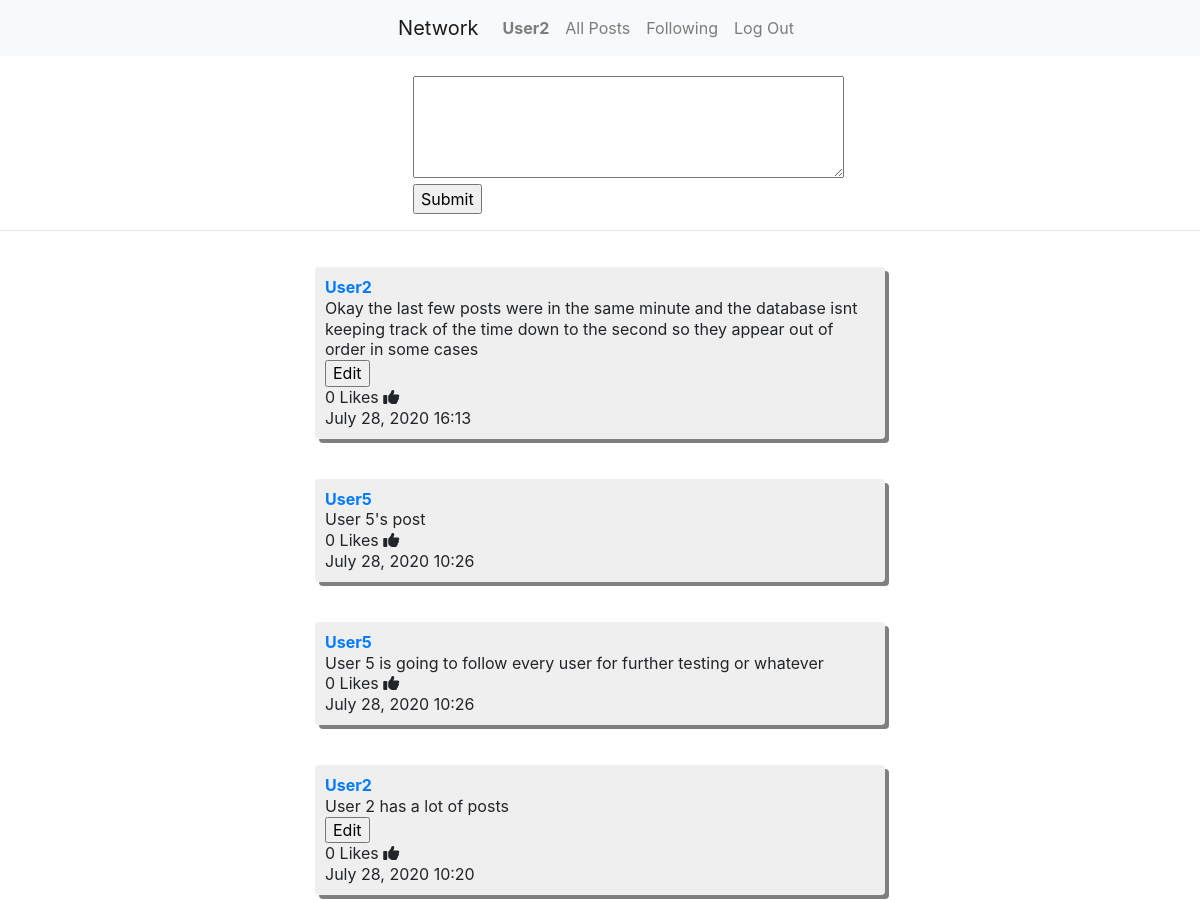
Page / (signed in, upper part) on the earlier database version.
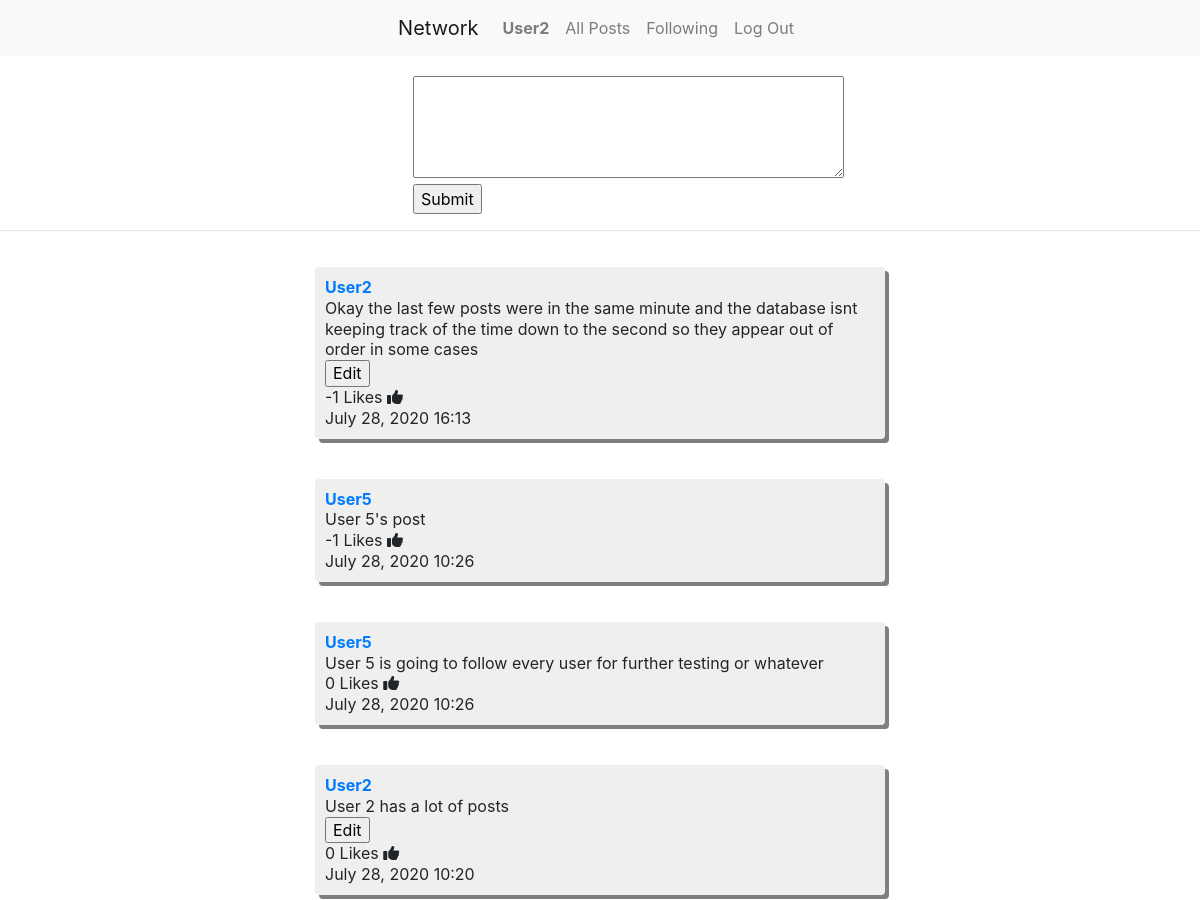
Same page on the later database version.
### network/models.py (models this page shows, shortened)
class Post(models.Model):
    user = models.ForeignKey(User, on_delete=models.CASCADE, related_name="auth")
    post = models.CharField(max_length = 140)
    likes = models.IntegerField(default=0, blank=True, null=True)
    time = models.CharField(max_length = 40, null=True)
    class Meta:
        ordering = ['-time']

class User(AbstractUser):
    pass

### network/views.py (the view, shortened to what this page needs)
# urls.py: path("", views.index, name="index"),
def index(request):
    msg = "please log in"
    posts = Post.objects.all()
    paginator = Paginator(posts, 10)
    page = request.GET.get('page')
    posts = paginator.get_page(page)
    return render(request, "network/index.html", {
    "posts": posts,
    "msg": msg
    })

### network/templates/network/index.html (shortened to what this page needs)
{% extends "network/layout.html" %}
{% block body %}
{% if user.is_authenticated %}
<div class="container">
  <div class="row justify-content-center">
    <div class="new_post" style="margin-left: 5%;">
      <form class="" action="" method="post">
        <textarea name="post" rows="4" cols="40" required></textarea>
        <br>
        <input type="submit" name="" value="Submit">
      </form>
    </div>
  </div>
</div>
  <hr>
  <div class="container">
    <div class="row justify-content-center"
      <div class="col-md-6">
    {% for post in posts %}
    <div class="post">
      <a href="{% url 'profile' username=post.user %}"><strong>{{ post.user }}</strong></a>
      <br>
      <div class="post-text"name=post>
        {{ post.post }}
        <br>
        {% if request.user == post.user %}
        <form class="edit-form" action="" method="post">
          <input type="button" class="edit" name="edit" value="Edit"id="{{ post.id }}">
        </form>
        {% endif %}
      </div>
      <div class="like">
        {{ post.likes }} Likes
        <a class="likes fas fa-thumbs-up"id="{{ post.id }}"></a>
      </div>
      {{ post.time }}
      </div>
    {% endfor %}
    </div>
  </div>
</div>
{% else %}
{{ msg }}
{% endif %}
{% endblock %}

Differences in the rows shown:
changed Post "July 28, 2020 16:13": likes "0" → "-1"
changed Post "User 5's post": likes "0" → "-1"
